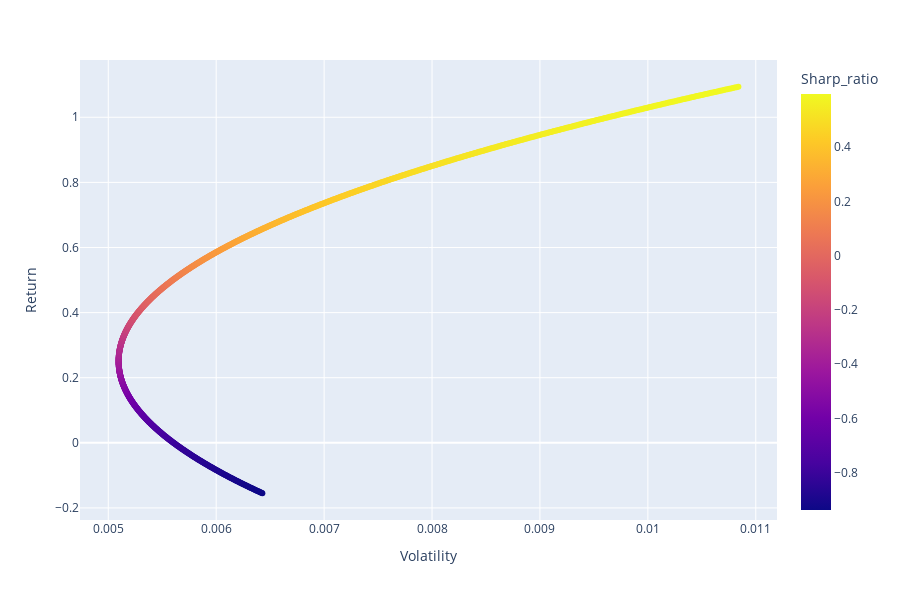

The code cell stored with this chart in its notebook:
### Code cell
plot_portfolio(portfolio_table(month_data(moex_data('YNDX', 2, False).groupby('MONTH').last()), 
                               month_data(moex_data('VTBR', 2, False).groupby('MONTH').last()), 
                               'MR,%', 
                               1000, 
                               '20.12.2019'))

### Figure 1 — Plotly figure (JSON) as saved in the notebook; plotly's stock layout.template omitted (floating-point values rounded to 4 significant figures; data arrays with more than 128 entries replaced by an {"elided": "..."} marker saying what was removed)
{"data": [{"hoverlabel": {"namelength": 0}, "hovertemplate": "Volatility=%{x}<br>Return=%{y}<br>Sharp_ratio=%{marker.color}", "legendgroup": "", "marker": {"color": {"elided": "1000 float values"}, "coloraxis": "coloraxis", "symbol": "circle"}, "mode": "markers", "name": "", "showlegend": false, "type": "scatter", "x": {"elided": "1000 float values"}, "xaxis": "x", "y": {"elided": "1000 float values"}, "yaxis": "y"}], "layout": {"coloraxis": {"colorbar": {"title": {"text": "Sharp_ratio"}}, "colorscale": [[0, "#0d0887"], [0.1111, "#46039f"], [0.2222, "#7201a8"], [0.3333, "#9c179e"], [0.4444, "#bd3786"], [0.5556, "#d8576b"], [0.6667, "#ed7953"], [0.7778, "#fb9f3a"], [0.8889, "#fdca26"], [1, "#f0f921"]]}, "height": 600, "legend": {"tracegroupgap": 0}, "margin": {"t": 60}, "xaxis": {"anchor": "y", "domain": [0, 1], "title": {"text": "Volatility"}}, "yaxis": {"anchor": "x", "domain": [0, 1], "title": {"text": "Return"}}}}
